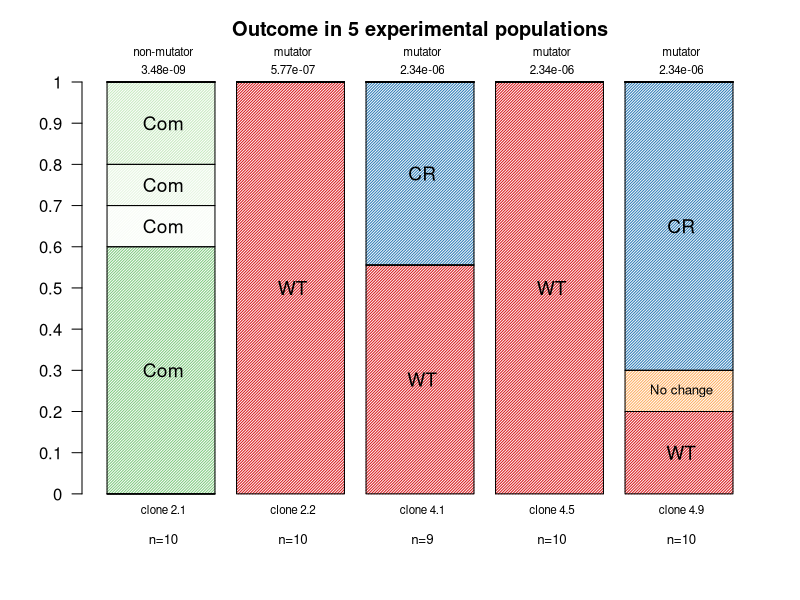

Write the R code that produced this figure.

#This is code for the project with Ruti and Brandon.
#I want to know what the probability of compensatory evolution is vs the prob of reversal
#Here plotting experimental data

ExpData<-read.csv("Data/Individual_clone_outcome_data_summary.csv")
MutationRateValues <-read.csv("Data/Individual_clone_outcome_data_mutationRates.csv")
#pdf(paste0("Output/ExperimentalData",Sys.Date(), ".pdf"), width = 9)
ExpData_Per=apply(ExpData[,2:ncol(ExpData)], 2, function(x){x*10/sum(x,na.rm=T)})
coul = c('#D7191C','#FDAE61','#2C7BB6','#7fc97f', '#f7fcf5','#e5f5e0','#c7e9c0','#a1d99b','#74c476','#41ab5d','#238b45','#006d2c','#00441b')
xvalues=((1:5)-0.4)*1.2
#par(mar = c(5, 3, 5, 2))
barplot(ExpData_Per, col=coul , border="black", xlab="",xaxt="n",yaxt="n", 
        angle=45,density=50)
title ("Outcome in 5 experimental populations",cex =1.1,line=2.3)

#mtext(side=3,at= mean(xvalues),"Outcome in 5 experimental populations",cex=1.,line=2.4)
#mtext(side=3,at= mean(xvalues),paste0("with varying mutation rates"),cex=0.8,line=1.2)
mtext(side=1,at= xvalues,c("n=10","n=10","n=9","n=10","n=10"),cex=0.8,line=1.5)
#mtext(side=1,at= xvalues,1:length(xvalues),cex=.85,line=.0)
mtext(side=3,at= xvalues[1:5],c("non-mutator", rep("mutator",4)),cex=0.7,line=1.1)
mtext(side=1,at= xvalues[1:5],c('clone 2.1','clone 2.2','clone 4.1','clone 4.5','clone 4.9'),cex=0.7,line=0)
mtext(side=3,at= xvalues[1:5],MutationRateValues[1,2:6],cex=0.7,line=0.2)
axis(2, at=0:10, labels=0:10/10, las=1)
#mtext(side=1,at=mean(xvalues), "Population-specific mutation rates",cex=1.4,line=3.5)

#Add space for n=10 n=9 line above. 

for (x in 1:length(ExpData_Per[1,])){
if (ExpData_Per[1,x]) text(xvalues[x], (ExpData_Per[1,x]-0)/2  ,"WT", cex=1.15)
if (ExpData_Per[2,x]) text(xvalues[x], (sum(ExpData_Per[1:2,x])+ExpData_Per[1,x])/2 ,"No change", cex=0.8)
if (ExpData_Per[3,x]) text(xvalues[x], (sum(ExpData_Per[1:3,x])+sum(ExpData_Per[1:2,x]))/2    ,"CR", cex=1.15)
for (k in 4:13){
if (ExpData_Per[k,x]) text(xvalues[x], (sum(ExpData_Per[1:k,x])+sum(ExpData_Per[1:(k-1),x]))/2   ,"Com", cex=1.15)}
}
#dev.off()
